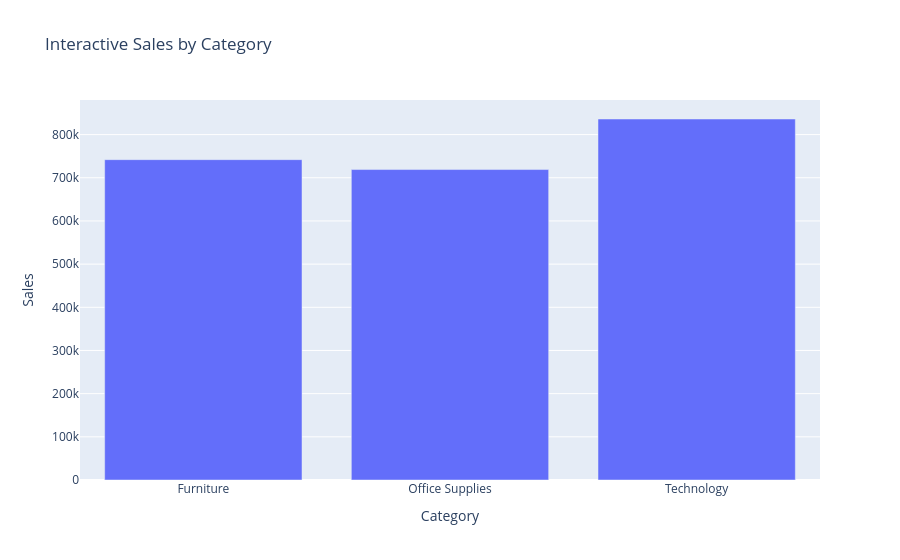

The cell this chart's notebook holds for it:
### Code cell
fig = px.bar(
    category_sales.reset_index(),
    x="Category",
    y="Sales",
    title="Interactive Sales by Category"
)

fig.show()

### Figure 1 — Plotly figure (JSON) as saved in the notebook; plotly's stock layout.template omitted (floating-point values rounded to 4 significant figures)
{"data": [{"hovertemplate": "Category=%{x}<br>Sales=%{y}<extra></extra>", "legendgroup": "", "marker": {"color": "#636efa", "pattern": {"shape": ""}}, "name": "", "orientation": "v", "showlegend": false, "textposition": "auto", "type": "bar", "x": ["Furniture", "Office Supplies", "Technology"], "xaxis": "x", "y": [742000.0, 719000.0, 836200.0], "yaxis": "y"}], "layout": {"barmode": "relative", "legend": {"tracegroupgap": 0}, "title": {"text": "Interactive Sales by Category"}, "xaxis": {"anchor": "y", "domain": [0, 1], "title": {"text": "Category"}}, "yaxis": {"anchor": "x", "domain": [0, 1], "title": {"text": "Sales"}}}}
